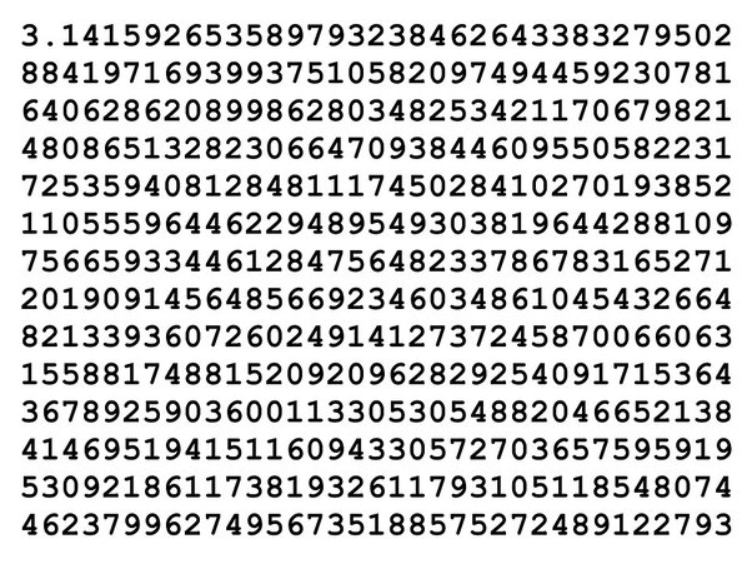
#> input picture apps/ocr/data/train.png, 750 x 563 px, found by its file name
$ python train.py
#> lines starting #> are read from the running program, lines starting #| are printed output that depends on the picture; after the words box and inside, x2 and y2 are one past the last pixel; in counts of white or black regions, pixels touching at a corner belong together

import sys
import numpy as np
import cv2

im = cv2.imread('../data/train.png')
#> im is the input picture: shape (563, 750, 3); mean B, G, R 206.8, 206.8, 206.8
im3 = im.copy()
def sort_contours(contours, x_axis_sort='LEFT_TO_RIGHT', y_axis_sort='TOP_TO_BOTTOM'):
    # initialize the reverse flag
    x_reverse = False
    y_reverse = False
    if x_axis_sort == 'RIGHT_TO_LEFT':
        x_reverse = True
    if y_axis_sort == 'BOTTOM_TO_TOP':
        y_reverse = True

    boundingBoxes = [cv2.boundingRect(c) for c in contours]

    # sorting on x-axis
    sortedByX = zip(*sorted(zip(contours, boundingBoxes),
    key=lambda b:b[1][0], reverse=x_reverse))

    # sorting on y-axis
    (contours, boundingBoxes) = zip(*sorted(zip(*sortedByX),
    key=lambda b:b[1][1], reverse=y_reverse))
    # return the list of sorted contours and bounding boxes
    return (contours, boundingBoxes)

gray = cv2.cvtColor(im, cv2.COLOR_BGR2GRAY)
blur = cv2.GaussianBlur(gray, (5, 5), 0)
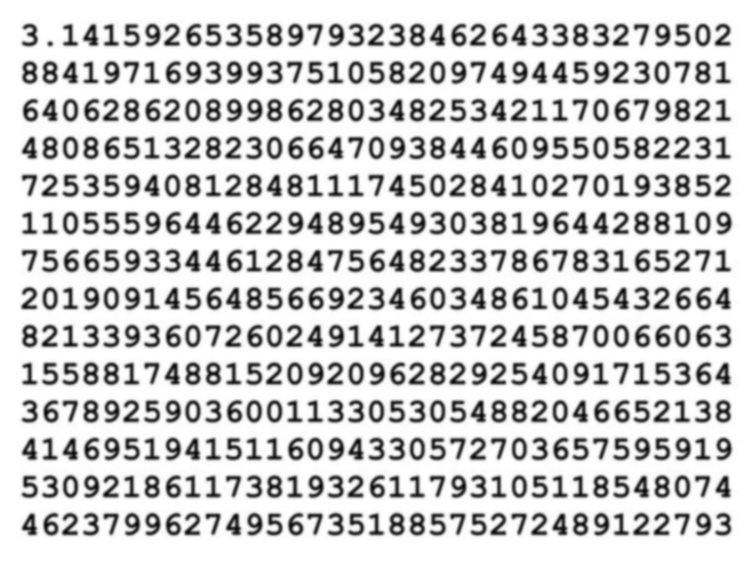
#> blur: shape (563, 750); min 9, max 255, mean 206.8
thresh = cv2.adaptiveThreshold(blur, 255, 1, 1, 11, 2)
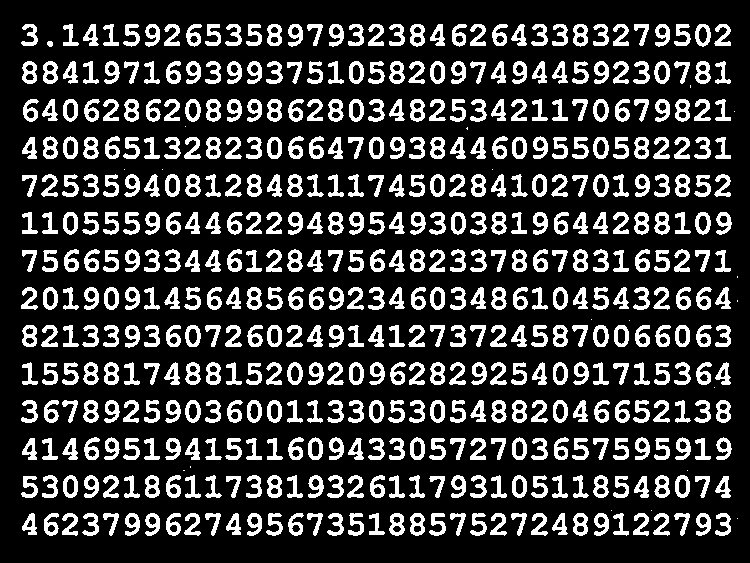
#> thresh: shape (563, 750); 21.7% white; 508 white regions (18 under 20 px)

#################      Now finding Contours         ###################

contours, hierarchy = cv2.findContours(thresh, cv2.RETR_LIST, cv2.CHAIN_APPROX_SIMPLE)
#> contours = 804 contours, 18 with area under 20; largest, box (x1, y1, x2, y2) and area: (654, 61, 670, 84) 264, (695, 24, 711, 47) 264, (593, 99, 609, 122) 264, (287, 362, 303, 385) 263, (695, 212, 711, 235) 263
contours, boundingBoxes = sort_contours(contours, x_axis_sort='RIGHT_TO_LEFT', y_axis_sort='TOP_TO_BOTTOM')
#> in sort_contours, `boundingBoxes = [cv2.boundingRect(c) for c in contours]`: boundingBoxes = 804 items, first 6: (576, 525, 9, 8), (413, 525, 9, 8), (392, 525, 10, 8), (291, 524, 10, 9), (169, 524, 9, 9), (47, 524, 9, 9)
#> in sort_contours, `(contours, boundingBoxes) = zip(*sorted(zip(*sortedByX), key=lambda b:..`: contours = 804 contours, 18 with area under 20; largest, box (x1, y1, x2, y2) and area: (695, 24, 711, 47) 264, (654, 61, 670, 84) 264, (593, 99, 609, 122) 264, (695, 212, 711, 235) 263, (287, 362, 303, 385) 263; boundingBoxes = 804 items, first 6: (714, 24, 17, 22), (695, 24, 16, 23), (674, 24, 17, 22), (655, 24, 15, 23), (634, 24, 15, 22), (613, 24, 16, 22)

samples = np.empty((0, 100), np.float32)
responses = []
keys = [i for i in range(48, 58)]

for cnt in contours:

    if cv2.contourArea(cnt) > 50:
        [x, y, w, h] = cv2.boundingRect(cnt)

        if h > 20:

            cv2.rectangle(im, (x, y), (x + w, y + h), (255, 0, 0),0)
            roi = thresh[y:y + h, x:x + w]
            roismall = cv2.resize(roi, (10, 10))
            cv2.imshow('norm', im)
            key = cv2.waitKey(0)

            if key == 27:  # (escape to quit)
                sys.exit()
#> (the program exits here)

$ run again, with apps/ocr/data/in.png copied over apps/ocr/data/train.png
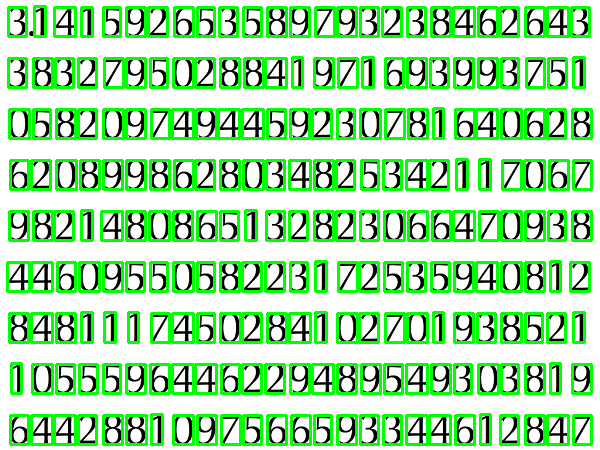
#> input picture apps/ocr/data/in.png, 600 x 450 px, found by its file name
#> im is the input picture: shape (450, 600, 3); mean B, G, R 166.9, 226.1, 167
#> `blur = cv2.GaussianBlur(gray, (5, 5), 0)`:
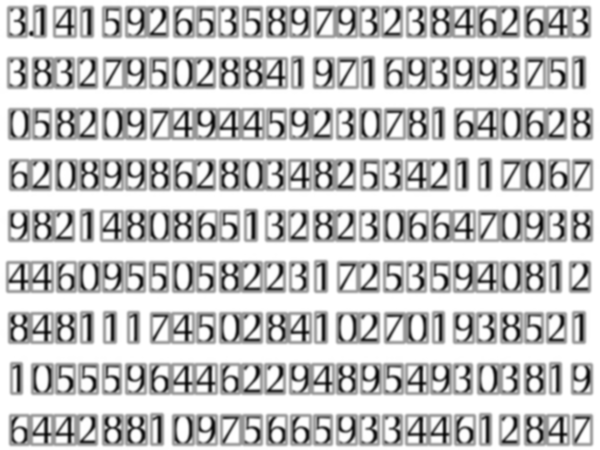
#> blur: shape (450, 600); min 8, max 255, mean 201.8
#> `thresh = cv2.adaptiveThreshold(blur, 255, 1, 1, 11, 2)`:
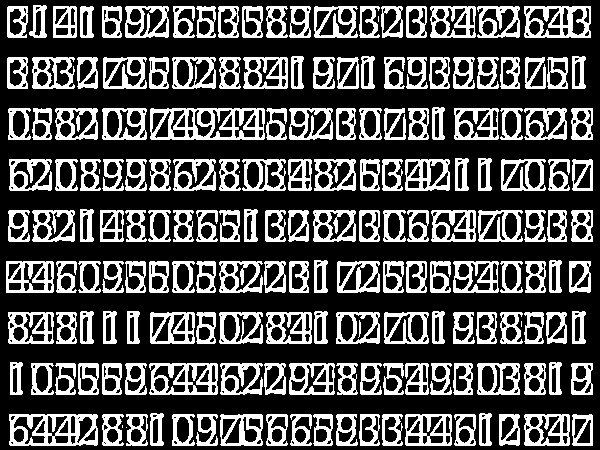
#> thresh: shape (450, 600); 30.4% white; 184 white regions (8 under 20 px)
#> `contours, hierarchy = cv2.findContours(thresh, cv2.RETR_LIST, cv2.CHAI..`: contours = 828 contours, 196 with area under 20; largest, box (x1, y1, x2, y2) and area: (150, 108, 265, 140) 3487, (9, 414, 98, 446) 2662, (149, 363, 218, 395) 2030, (524, 6, 591, 38) 1994, (6, 261, 54, 293) 1449
#> in sort_contours, `boundingBoxes = [cv2.boundingRect(c) for c in contours]`: boundingBoxes = 828 items, first 6: (104, 442, 3, 3), (103, 441, 3, 3), (10, 441, 4, 4), (455, 440, 4, 5), (291, 440, 4, 5), (173, 440, 5, 5)
#> in sort_contours, `(contours, boundingBoxes) = zip(*sorted(zip(*sortedByX), key=lambda b:..`: boundingBoxes = 828 items, first 6: (29, 5, 18, 33), (524, 6, 67, 32), (477, 6, 43, 32), (430, 6, 46, 32), (406, 6, 21, 32), (381, 6, 22, 32)
